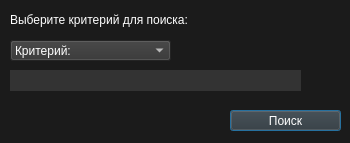
<?xml version="1.0" encoding="UTF-8"?>
<ui version="4.0">
 <class>searchwindow</class>
 <widget class="QDialog" name="searchwindow">
  <property name="geometry">
   <rect>
    <x>0</x>
    <y>0</y>
    <width>350</width>
    <height>143</height>
   </rect>
  </property>
  <property name="windowTitle">
   <string>Dialog</string>
  </property>
  <property name="styleSheet">
   <string notr="true">QDialog {
background-color: rgb(27,27,27);
}

QMessageBox {
background -color: rgb(27,27,27);
color: #ffffff;
}

QMessageBox QLabel {
font: 600 10pt &quot;Yu Gothic UI Semibold&quot;;
color: rgb(255, 255, 255);
}

QMessageBox QPushButton::hover {
background-color: #666;
}

QMessageBox QPushButton::pressed {
background-color: #888;
}

QMessageBox QPushButton {
color: #ffffff;
background-color: #333;
font: 600 10pt &quot;Yu Gothic UI Semibold&quot;;
}</string>
  </property>
  <widget class="QLineEdit" name="lineEditSearch">
   <property name="geometry">
    <rect>
     <x>10</x>
     <y>70</y>
     <width>291</width>
     <height>21</height>
    </rect>
   </property>
   <property name="styleSheet">
    <string notr="true">QLineEdit {
color: rgb(255, 255, 255);
background-color: #333;
border: none;
}</string>
   </property>
   <property name="maxLength">
    <number>30</number>
   </property>
  </widget>
  <widget class="QComboBox" name="comboBoxSearch">
   <property name="geometry">
    <rect>
     <x>10</x>
     <y>40</y>
     <width>161</width>
     <height>21</height>
    </rect>
   </property>
   <property name="styleSheet">
    <string notr="true">QComboBox {
color: #ffffff;
background-color: #333;
font: 600 10pt &quot;Yu Gothic UI Semibold&quot;;
}

QComboBox::hover {
background-color: #666;
}

QComboBox::pressed {
background-color: #888;
}</string>
   </property>
   <item>
    <property name="text">
     <string>Критерий:</string>
    </property>
   </item>
   <item>
    <property name="text">
     <string>Марка</string>
    </property>
   </item>
   <item>
    <property name="text">
     <string>Модель</string>
    </property>
   </item>
   <item>
    <property name="text">
     <string>Поколение</string>
    </property>
   </item>
   <item>
    <property name="text">
     <string>Год выпуска</string>
    </property>
   </item>
   <item>
    <property name="text">
     <string>Объем двигателя</string>
    </property>
   </item>
   <item>
    <property name="text">
     <string>Кузов</string>
    </property>
   </item>
   <item>
    <property name="text">
     <string>Тип двигателя</string>
    </property>
   </item>
   <item>
    <property name="text">
     <string>Тип КПП</string>
    </property>
   </item>
   <item>
    <property name="text">
     <string>Привод</string>
    </property>
   </item>
   <item>
    <property name="text">
     <string>Пробег</string>
    </property>
   </item>
   <item>
    <property name="text">
     <string>Цена</string>
    </property>
   </item>
  </widget>
  <widget class="QPushButton" name="pushButton">
   <property name="geometry">
    <rect>
     <x>230</x>
     <y>110</y>
     <width>111</width>
     <height>21</height>
    </rect>
   </property>
   <property name="styleSheet">
    <string notr="true">QPushButton {
color: #ffffff;
background-color: #333;
font: 600 10pt &quot;Yu Gothic UI Semibold&quot;;
}

QPushButton::hover {
background-color: #666;
}

QPushButton::pressed {
background-color: #888;
}</string>
   </property>
   <property name="text">
    <string>Поиск</string>
   </property>
  </widget>
  <widget class="QLabel" name="labelSearch">
   <property name="geometry">
    <rect>
     <x>10</x>
     <y>10</y>
     <width>341</width>
     <height>20</height>
    </rect>
   </property>
   <property name="styleSheet">
    <string notr="true">font: 600 13pt &quot;Yu Gothic UI Semibold&quot;;
color: rgb(255, 255, 255);</string>
   </property>
   <property name="text">
    <string>Выберите критерий для поиска:</string>
   </property>
  </widget>
 </widget>
 <resources/>
 <connections/>
</ui>
